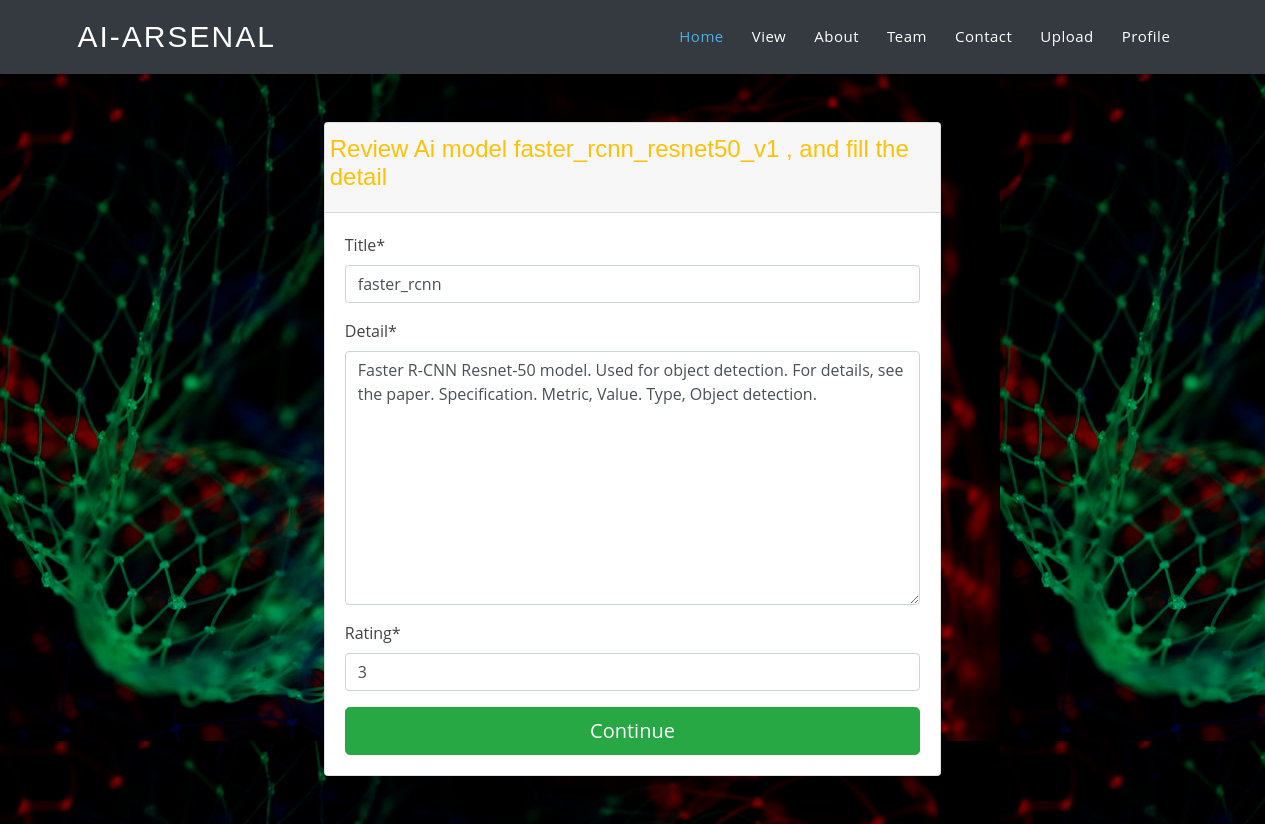
The page /storage/review/2 (signed in) on the database its author committed.
### storage/models.py (models this page shows)
class AiModel(models.Model):
    model_category =(
        (1,"image"),
        (2,"text"),
        (3,"nlp"),
        (4,"video"),
        (5,"others"),
    )
    name = models.CharField(max_length=225,default='model')
    summary = models.TextField()
    model_file =models.FileField(upload_to='ai_models',null=True)
    category= models.IntegerField(choices=model_category,default=model_category[0][1])
    model_image = models.ImageField(upload_to='ai_models/images',null=True)
    uploader =models.ForeignKey(User,on_delete=models.DO_NOTHING,default=2)
    uploaded_on =models.DateTimeField(auto_now=True)
    def __str__(self):
        return self.name

class ReviewAiModel(models.Model):
    title = models.CharField(max_length=225,default="review title")
    detail = models.TextField()
    reviewer = models.ForeignKey(User,on_delete=models.DO_NOTHING,)
    aimodel = models.ForeignKey(AiModel,on_delete=models.CASCADE)
    rating = models.PositiveIntegerField(default=3,validators=[MinValueValidator(1),MaxValueValidator(5)])
    uploaded_on =models.DateTimeField(auto_now=True)
    def __str__(self):
        return f'{self.title} for {self.aimodel}'

### storage/views.py (the view, shortened to what this page needs)
# urls.py: path('review/<int:pk>',review_form,name='review_ai_model'),
@login_required
def review_form(request,pk):
    result = AiModel.objects.get(pk=pk)
    info= ReviewAiModel.objects.filter(reviewer__id=request.user.id,aimodel__id=result.id)
    print(info)
    if request.method=='GET':
        if len(info)>0:
            form=ReviewUploadForm(instance=info[0])
        else:
            form=ReviewUploadForm()
        abc = {'reviewform':form,'aimodel':result}
        return render(request,'storage/review.html',abc)

### storage/forms.py
class ReviewUploadForm(forms.ModelForm):
    class Meta:
       model = ReviewAiModel
       fields=('title','detail','rating')

### templates/storage/review.html (shortened to what this page needs)
{% extends 'layout/base.html' %}
{% load static %}
{% load crispy_forms_tags %}
{% block content %}
<div class="signup" style="background-image: url('{% static 'img/6.jpeg' %}' );">
   <div class="row justify-content-center ">
      <div class="col-6">
         <div class="card my-5">
            <div class="card-header">
               <div class="row justify-content-center ">
                  <h4 class="text-warning "> Review Ai model {{ aimodel.name }} , and fill the detail</h4>
               </div>
            </div>
            <div class="card-body">
               <form method="POST">
                  {{ reviewform|crispy}}
                  <button class="btn btn-success btn-lg btn-block">Continue</button>
               </form>
            </div>
         </div>
      </div>
   </div>
</div>
{% endblock content %}

### rows shown on the page
AiModel: name "faster_rcnn_resnet50_v1"
ReviewAiModel: title "faster_rcnn", detail "Faster R-CNN Resnet-50 model. Used for object detection. For details, see the paper. Specification. Metric, Value. Type, Object detection.", rating "3"
